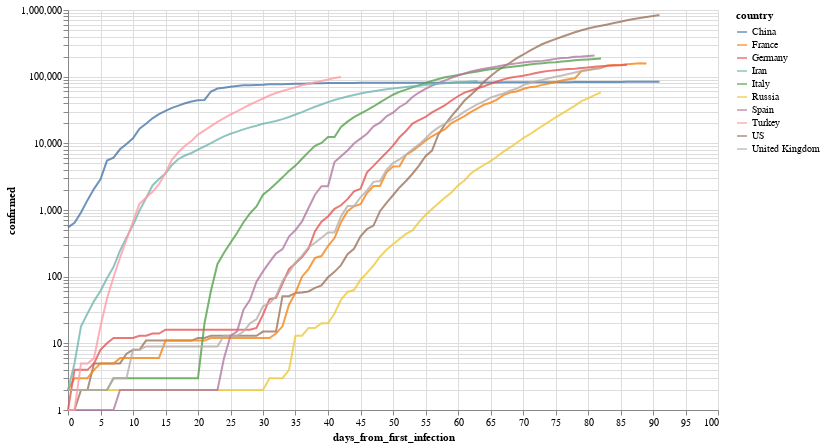

Notebook source saved alongside this figure:
### Markdown cell above
Por ejemplo, evolución (interactiva!) de los paises con mas infectados

### Code cell
total_confirmed_by_country = global_df.groupby('country').confirmed.max().sort_values(ascending=False)
selected_countries = total_confirmed_by_country[total_confirmed_by_country > 1000].index

plot_df = global_df[
    (global_df.confirmed > 0) & 
    (global_df.country.isin(selected_countries[:10]))
].sort_values('date')

selection = alt.selection_multi(
    fields=['country'], 
    bind='legend', 
    init=[{'country': c} for c in selected_countries[:10]]
)


(
    alt.Chart(plot_df)
       .mark_line()
       .encode(
           x='days_from_first_infection', 
           y=alt.Y('confirmed', scale=alt.Scale(type='log')), 
           color='country',
           opacity=alt.condition(selection, alt.value(.8), alt.value(.05))
       ).add_selection(selection)
        .properties(width=650, height=400)
       
)

### Figure 1 — Vega-Lite specification as saved in the notebook (floating-point values rounded to 4 significant figures; data arrays with more than 128 entries replaced by an {"elided": "..."} marker saying what was removed)
{"config": {"view": {"continuousWidth": 400, "continuousHeight": 300}}, "data": {"name": "data-ecea89fe3f6b98fb39aef3efafb4ffa6"}, "mark": "line", "encoding": {"color": {"type": "nominal", "field": "country"}, "opacity": {"condition": {"value": 0.8, "selection": "selector001"}, "value": 0.05}, "x": {"type": "quantitative", "field": "days_from_first_infection"}, "y": {"type": "quantitative", "field": "confirmed", "scale": {"type": "log"}}}, "height": 400, "selection": {"selector001": {"type": "multi", "fields": ["country"], "bind": "legend", "init": [{"country": "US"}, {"country": "Spain"}, {"country": "Italy"}, {"country": "France"}, {"country": "Germany"}, {"country": "United Kingdom"}, {"country": "Turkey"}, {"country": "Iran"}, {"country": "China"}, {"country": "Russia"}]}}, "width": 650, "$schema": "https://vega.github.io/schema/vega-lite/v4.8.1.json", "datasets": {"data-ecea89fe3f6b98fb39aef3efafb4ffa6": {"elided": "799 records"}}}
